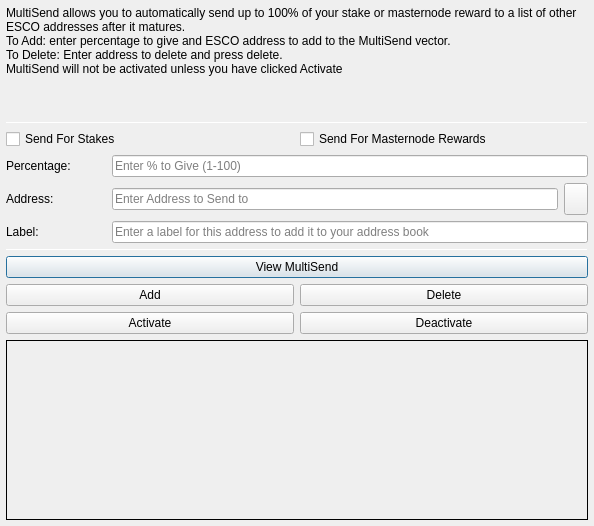
<?xml version="1.0" encoding="UTF-8"?>
<ui version="4.0">
 <class>MultiSendDialog</class>
 <widget class="QDialog" name="MultiSendDialog">
  <property name="windowModality">
   <enum>Qt::NonModal</enum>
  </property>
  <property name="geometry">
   <rect>
    <x>0</x>
    <y>0</y>
    <width>594</width>
    <height>526</height>
   </rect>
  </property>
  <property name="windowTitle">
   <string>MultiSend</string>
  </property>
  <layout class="QVBoxLayout" name="verticalLayout" stretch="0">
   <property name="leftMargin">
    <number>6</number>
   </property>
   <property name="topMargin">
    <number>6</number>
   </property>
   <property name="rightMargin">
    <number>6</number>
   </property>
   <property name="bottomMargin">
    <number>6</number>
   </property>
   <item>
    <layout class="QVBoxLayout" name="verticalLayout_Main" stretch="1,1,1,0,1,1,1">
     <item>
      <widget class="QLabel" name="label_2">
       <property name="lineWidth">
        <number>1</number>
       </property>
       <property name="text">
        <string>MultiSend allows you to automatically send up to 100% of your stake or masternode reward to a list of other ESCO addresses after it matures.
To Add: enter percentage to give and ESCO address to add to the MultiSend vector.
To Delete: Enter address to delete and press delete.
MultiSend will not be activated unless you have clicked Activate</string>
       </property>
       <property name="alignment">
        <set>Qt::AlignLeading|Qt::AlignLeft|Qt::AlignTop</set>
       </property>
       <property name="wordWrap">
        <bool>true</bool>
       </property>
      </widget>
     </item>
     <item>
      <widget class="Line" name="line">
       <property name="minimumSize">
        <size>
         <width>0</width>
         <height>1</height>
        </size>
       </property>
       <property name="maximumSize">
        <size>
         <width>16777215</width>
         <height>1</height>
        </size>
       </property>
       <property name="orientation">
        <enum>Qt::Horizontal</enum>
       </property>
      </widget>
     </item>
     <item>
      <layout class="QVBoxLayout" name="verticalLayout_Settings">
       <item>
        <layout class="QHBoxLayout" name="horizontalLayout">
         <item>
          <widget class="QCheckBox" name="multiSendStakeCheckBox">
           <property name="text">
            <string>Send For Stakes</string>
           </property>
          </widget>
         </item>
         <item>
          <widget class="QCheckBox" name="multiSendMasternodeCheckBox">
           <property name="text">
            <string>Send For Masternode Rewards</string>
           </property>
          </widget>
         </item>
        </layout>
       </item>
       <item>
        <layout class="QHBoxLayout" name="horizontalLayout_6">
         <item>
          <widget class="QLabel" name="label">
           <property name="minimumSize">
            <size>
             <width>100</width>
             <height>0</height>
            </size>
           </property>
           <property name="toolTip">
            <string>Percentage of stake to send</string>
           </property>
           <property name="text">
            <string>Percentage:</string>
           </property>
          </widget>
         </item>
         <item>
          <widget class="QLineEdit" name="multiSendPercentEdit">
           <property name="toolTip">
            <string>Enter whole numbers 1 - 100</string>
           </property>
           <property name="placeholderText">
            <string>Enter % to Give (1-100)</string>
           </property>
          </widget>
         </item>
        </layout>
       </item>
       <item>
        <layout class="QHBoxLayout" name="horizontalLayout_7">
         <item>
          <widget class="QLabel" name="label_5">
           <property name="minimumSize">
            <size>
             <width>100</width>
             <height>0</height>
            </size>
           </property>
           <property name="toolTip">
            <string>Address to send portion of stake to</string>
           </property>
           <property name="text">
            <string>Address:</string>
           </property>
          </widget>
         </item>
         <item>
          <widget class="QLineEdit" name="multiSendAddressEdit">
           <property name="toolTip">
            <string/>
           </property>
           <property name="placeholderText">
            <string>Enter Address to Send to</string>
           </property>
          </widget>
         </item>
         <item>
          <widget class="QToolButton" name="addressBookButton">
           <property name="maximumSize">
            <size>
             <width>16777215</width>
             <height>32</height>
            </size>
           </property>
           <property name="toolTip">
            <string>Choose an address from the address book</string>
           </property>
           <property name="text">
            <string/>
           </property>
           <property name="icon">
            <iconset resource="../escrow.qrc">
             <normaloff>:/icons/address-book</normaloff>:/icons/address-book</iconset>
           </property>
           <property name="shortcut">
            <string>Alt+A</string>
           </property>
          </widget>
         </item>
        </layout>
       </item>
      </layout>
     </item>
     <item>
      <layout class="QHBoxLayout" name="horizontalLayout_3">
       <item>
        <widget class="QLabel" name="label_3">
         <property name="minimumSize">
          <size>
           <width>100</width>
           <height>0</height>
          </size>
         </property>
         <property name="text">
          <string>Label:</string>
         </property>
        </widget>
       </item>
       <item>
        <widget class="QLineEdit" name="labelAddressLabelEdit">
         <property name="placeholderText">
          <string>Enter a label for this address to add it to your address book</string>
         </property>
        </widget>
       </item>
      </layout>
     </item>
     <item>
      <widget class="Line" name="line_2">
       <property name="minimumSize">
        <size>
         <width>0</width>
         <height>1</height>
        </size>
       </property>
       <property name="maximumSize">
        <size>
         <width>16777215</width>
         <height>1</height>
        </size>
       </property>
       <property name="orientation">
        <enum>Qt::Horizontal</enum>
       </property>
      </widget>
     </item>
     <item>
      <layout class="QVBoxLayout" name="verticalLayout_Buttons">
       <item>
        <layout class="QHBoxLayout" name="horizontalLayout_4">
         <item>
          <widget class="QPushButton" name="viewButton">
           <property name="toolTip">
            <string/>
           </property>
           <property name="statusTip">
            <string>View MultiSend Vector</string>
           </property>
           <property name="text">
            <string>View MultiSend</string>
           </property>
          </widget>
         </item>
        </layout>
       </item>
       <item>
        <layout class="QHBoxLayout" name="horizontalLayout_2">
         <item>
          <widget class="QPushButton" name="addButton">
           <property name="toolTip">
            <string/>
           </property>
           <property name="statusTip">
            <string>Add to MultiSend Vector</string>
           </property>
           <property name="text">
            <string>Add</string>
           </property>
          </widget>
         </item>
         <item>
          <widget class="QPushButton" name="deleteButton">
           <property name="toolTip">
            <string/>
           </property>
           <property name="statusTip">
            <string>Delete Address From MultiSend Vector</string>
           </property>
           <property name="text">
            <string>Delete</string>
           </property>
          </widget>
         </item>
        </layout>
       </item>
       <item>
        <layout class="QHBoxLayout" name="horizontalLayout_5">
         <item>
          <widget class="QPushButton" name="activateButton">
           <property name="statusTip">
            <string>Activate MultiSend</string>
           </property>
           <property name="text">
            <string>Activate</string>
           </property>
          </widget>
         </item>
         <item>
          <widget class="QPushButton" name="disableButton">
           <property name="statusTip">
            <string>Deactivate MultiSend</string>
           </property>
           <property name="text">
            <string>Deactivate</string>
           </property>
          </widget>
         </item>
        </layout>
       </item>
      </layout>
     </item>
     <item>
      <widget class="QLabel" name="message">
       <property name="minimumSize">
        <size>
         <width>0</width>
         <height>180</height>
        </size>
       </property>
       <property name="frameShape">
        <enum>QFrame::Panel</enum>
       </property>
       <property name="frameShadow">
        <enum>QFrame::Plain</enum>
       </property>
       <property name="lineWidth">
        <number>1</number>
       </property>
       <property name="midLineWidth">
        <number>1</number>
       </property>
       <property name="text">
        <string/>
       </property>
       <property name="alignment">
        <set>Qt::AlignLeading|Qt::AlignLeft|Qt::AlignTop</set>
       </property>
       <property name="wordWrap">
        <bool>true</bool>
       </property>
      </widget>
     </item>
    </layout>
   </item>
  </layout>
 </widget>
 <resources>
  <include location="../escrow.qrc"/>
 </resources>
 <connections/>
</ui>
